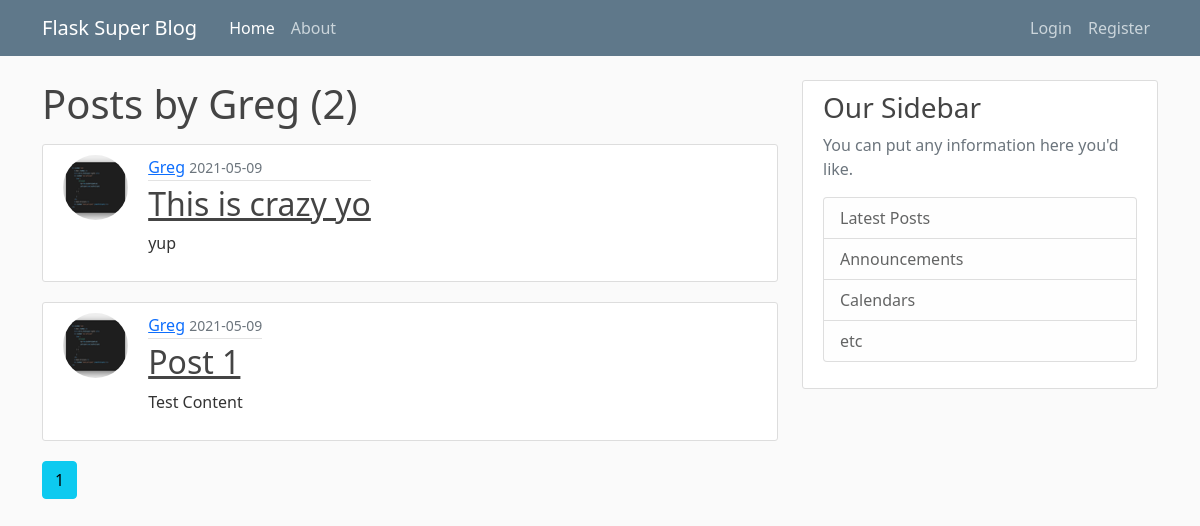
The page /user/Greg on the database as committed earlier.
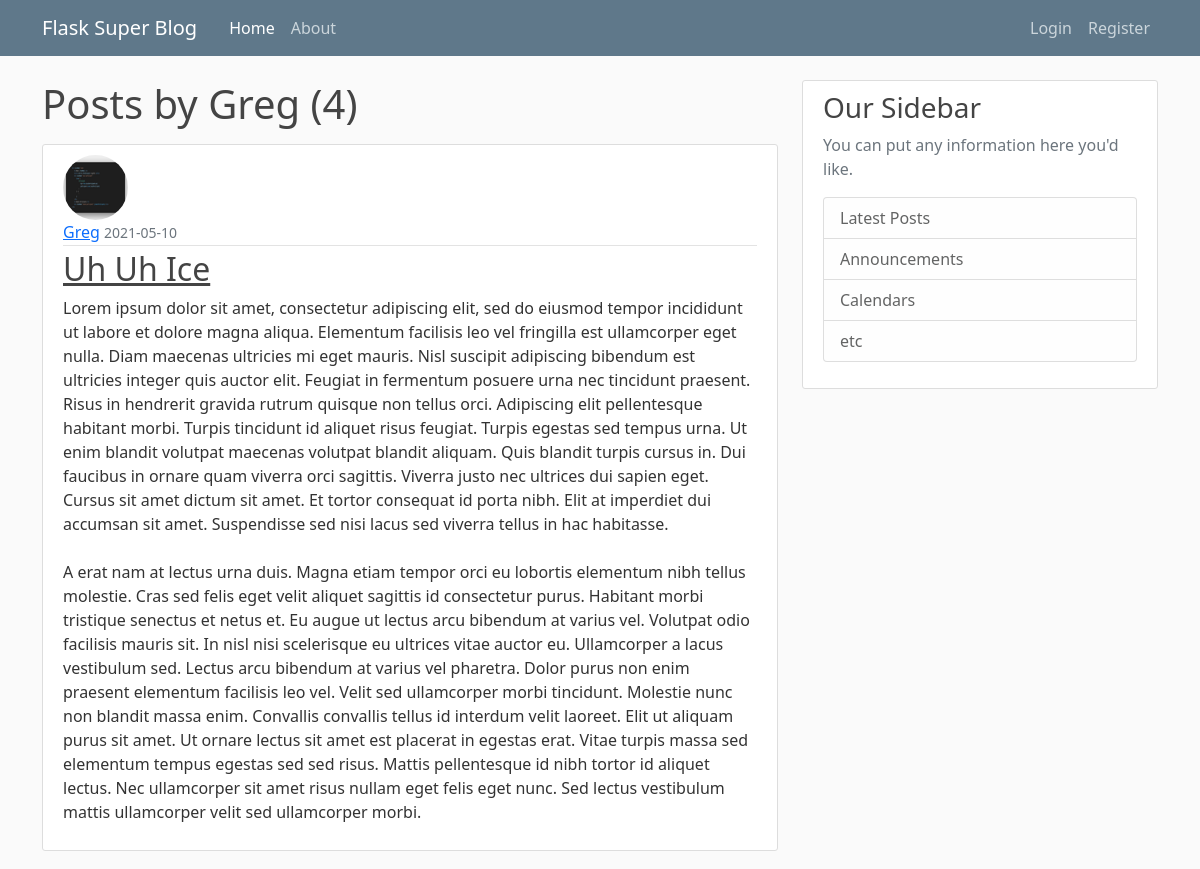
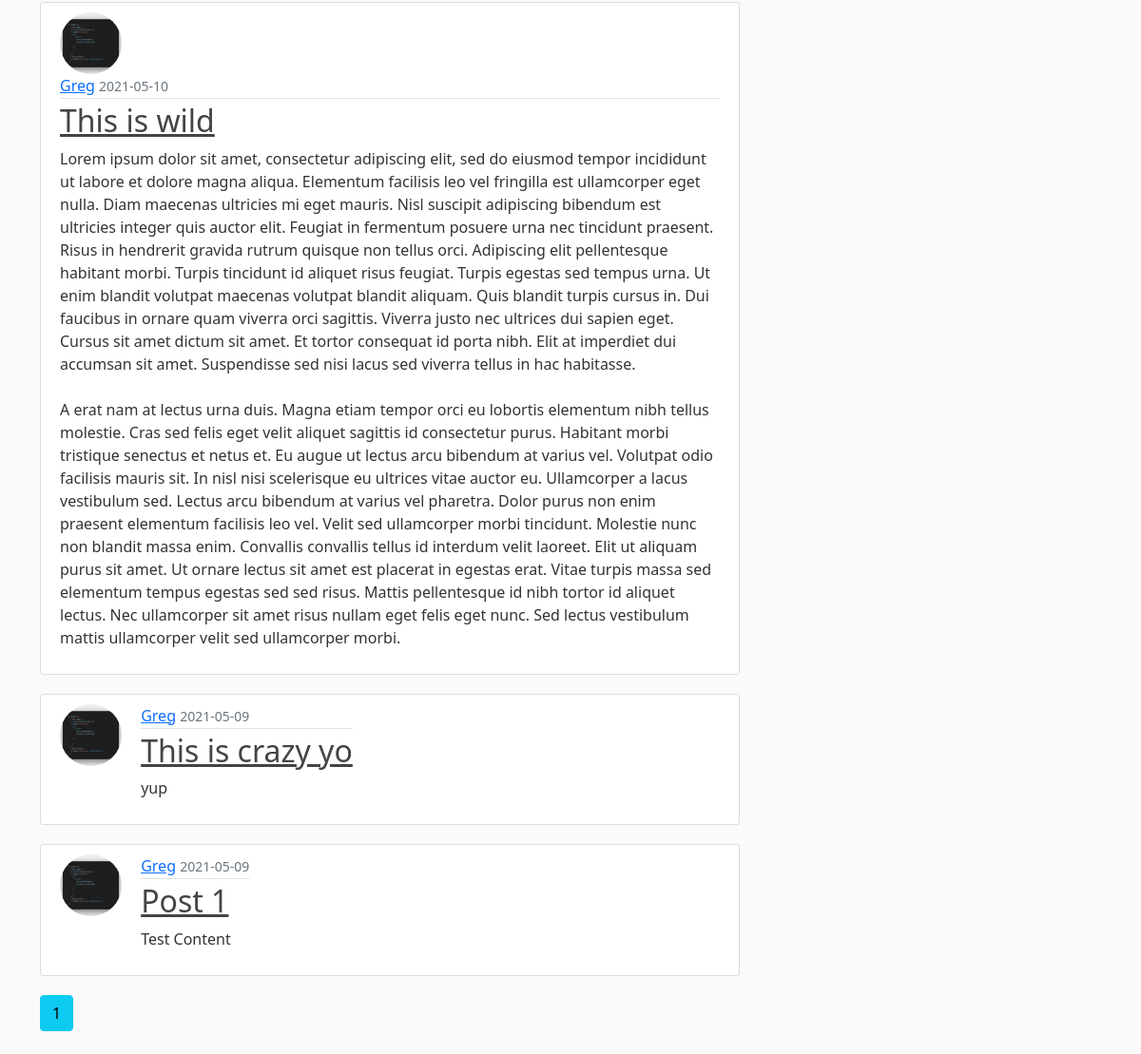
The same page on the database as committed later (2 pictures, top to bottom).
### flaskblog/models.py (models this page shows, shortened)
class User(db.Model, UserMixin):
    id = db.Column(db.Integer, primary_key=True)
    username = db.Column(db.String(20), unique=True, nullable=False)
    email = db.Column(db.String(120), unique=True, nullable=False)
    image_file = db.Column(db.String(20), nullable=False, default='default.jpg')
    password = db.Column(db.String(60), nullable=False)
    posts = db.relationship('Post', backref='author', lazy=True)

class Post(db.Model):
    id = db.Column(db.Integer, primary_key=True)
    title = db.Column(db.String(100), nullable=False)
    date_posted = db.Column(db.DateTime, nullable=False, default=datetime.utcnow)
    content = db.Column(db.Text, nullable=False)
    user_id = db.Column(db.Integer, db.ForeignKey('user.id'), nullable=False)

### flaskblog/routes.py (the view)
@app.route("/user/<string:username>")
def user_posts(username):
    page = request.args.get('page', 1, type=int)
    user = User.query.filter_by(username=username).first_or_404()
    posts = Post.query.filter_by(author=user).order_by(Post.date_posted.desc()).paginate(page=page, per_page=5)
    return render_template('user_posts.html.j2', posts=posts, user=user)

### flaskblog/templates/user_posts.html.j2
{% extends 'layout.html.j2' %}
{% block content %}
    <h1 class="mb-3">Posts by {{ user.username }} ({{ posts.total }})</h1>
    {% for post in posts.items %}
        <article class="media content-section">
            <img class="rounded-circle article-img" src="{{ url_for('static', filename='profile_pics/' + post.author.image_file) }}" alt="Profile Picture">
            <div class="media-body article-home-page">
                <div class="article-metadata">
                    <a class="mr-2" href="{{ url_for('user_posts', username=post.author.username) }}">{{ post.author.username }}</a>
                    <small class="text-muted">{{ post.date_posted.strftime('%Y-%m-%d') }}</small>
                </div>
                <h2><a class="article-title" href="{{ url_for('post', post_id=post.id) }}">{{ post.title }}</a></h2>
                <p class="article-content">{{ post.content }}</p>
            </div>
        </article>
    {% endfor %}
    {% for page_num in posts.iter_pages(left_edge=1, right_edge=1, left_current=1, right_current=2) %}
        {% if page_num %}
            {% if posts.page == page_num %}
                <a class="btn btn-info mb-4" href="{{ url_for('user_posts', username=user.username, page=page_num) }}">{{ page_num }}</a>
            {% else %}
                <a class="btn btn-outline-info mb-4" href="{{ url_for('user_posts', username=user.username, page=page_num) }}">{{ page_num }}</a>
            {% endif %}
        {% else %}
            ...
        {% endif %}
    {% endfor %}
{% endblock content %}

### flaskblog/templates/layout.html.j2 (shortened to what this page needs)
<!DOCTYPE html>
<html lang="en">
	<head>
		<link href="https://cdn.jsdelivr.net/npm/bootstrap@5.0.0-beta3/dist/css/bootstrap.min.css" rel="stylesheet">
		<link rel="stylesheet" href="{{ url_for('static', filename= 'main.css') }}">
	</head>
	<body>
		<header class="site-header">
			<div class="container">
				<nav class="navbar navbar-expand-md navbar-dark bg-steel fixed-top">
					<div class="container">
						<a href="{{ url_for('home') }}" class="navbar-brand  me-4">Flask Super Blog</a>
						<div class="collapse navbar-collapse" id="navbarToggle">
							<div class="navbar-nav me-auto">
								<a href="{{ url_for('home') }}" class="nav-item nav-link active">Home</a>
								<a href="{{ url_for('about') }}" class="nav-item nav-link">About</a>
							</div>
							<div class="navbar-nav">
								{% if current_user.is_authenticated	%}
									<a href="{{ url_for('new_post') }}" class="nav-item nav-link">New Post</a>
									<a href="{{ url_for('account') }}" class="nav-item nav-link">Account</a>
									<a href="{{ url_for('logout') }}" class="nav-item nav-link">Logout</a>
								{% else %}
									<a href="{{ url_for('login') }}" class="nav-item nav-link">Login</a>
									<a href="{{ url_for('register') }}" class="nav-item nav-link">Register</a>
								{% endif %}
							</div>
						</div>
					</div>
				</nav>
			</div>
		</header>
		<main role="main" class="container">
			<div class="row">
				<div class="col-md-8">
					{% block content %}{% endblock %}
				</div>
				<div class="col-md-4">
				<div class="content-section">
					<h3>Our Sidebar</h3>
					<p class='text-muted'>You can put any information here you'd like.
					<ul class="list-group">
						<li class="list-group-item list-group-item-light">Latest Posts</li>
						<li class="list-group-item list-group-item-light">Announcements</li>
						<li class="list-group-item list-group-item-light">Calendars</li>
						<li class="list-group-item list-group-item-light">etc</li>
					</ul>
					</p>
				</div>
				</div>
			</div>
		</main>
	</body>
</html>

### flaskblog/static/main.css (style rules this page uses)
body { background: #fafafa; color: #333333; margin-top: 5rem; }
h1, h2, h3, h4, h5, h6 { color: #444444; }
.bg-steel { background-color: #5f788a; }
.site-header .navbar-nav .nav-link { color: #cbd5db; }
.site-header .navbar-nav .nav-link.active { font-weight: 500; }
.content-section { background: #ffffff; padding: 10px 20px; border: 1px solid #dddddd; border-radius: 3px; margin-bottom: 20px; }
.article-title { color: #444444; }
.article-content { white-space: pre-line; }
.article-img { height: 65px; width: 65px; margin-right: 16px; display: inline; vertical-align: top; }
.article-metadata { padding-bottom: 1px; margin-bottom: 4px; border-bottom: 1px solid #e3e3e3; }
.article-home-page { display: inline-block; }

Rows that differ between the two databases and show on the page:
added Post: image_file (picture), author.username "Greg", date_posted "2021-05-10", title "Uh Uh Ice", content "Lorem ipsum dolor sit amet, consectetur adipiscing elit, sed do eiusmod tempor incididunt ut labore et dolore magna aliqua. Elementum facilisis leo vel fringilla est ullamcorper eget nulla. Diam maecenas ultricies mi eget mauris. Nisl suscipit adipiscing bibendum est ultricies integer quis auctor elit. Feugiat in fermentum posuere urna nec tincidunt praesent. Risus in hendrerit gravida rutrum quisque non tellus orci. Adipiscing elit pellentesque habitant morbi. Turpis tincidunt id aliquet risus feugiat. Turpis egestas sed tempus urna. Ut enim blandit volutpat maecenas volutpat blandit aliquam. Quis blandit turpis cursus in. Dui faucibus in ornare quam viverra orci sagittis. Viverra justo…"
added Post: image_file (picture), author.username "Greg", date_posted "2021-05-10", title "This is wild", content "Lorem ipsum dolor sit amet, consectetur adipiscing elit, sed do eiusmod tempor incididunt ut labore et dolore magna aliqua. Elementum facilisis leo vel fringilla est ullamcorper eget nulla. Diam maecenas ultricies mi eget mauris. Nisl suscipit adipiscing bibendum est ultricies integer quis auctor elit. Feugiat in fermentum posuere urna nec tincidunt praesent. Risus in hendrerit gravida rutrum quisque non tellus orci. Adipiscing elit pellentesque habitant morbi. Turpis tincidunt id aliquet risus feugiat. Turpis egestas sed tempus urna. Ut enim blandit volutpat maecenas volutpat blandit aliquam. Quis blandit turpis cursus in. Dui faucibus in ornare quam viverra orci sagittis. Viverra justo…"
Other text that changed with them:
{{ posts.total }}: "2" → "4"
